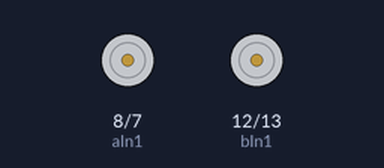
A sketch run on a simulated Arduino Uno, built with avr-gcc and run on an emulated ATmega328P. Shown: motor-driver pin pairs drawn as motors (green arrow = first pin HIGH = forward, orange = second pin HIGH = backward, longer = more drive, scaled by the enable pin).

Above: at 0.6 s.
At 39.0 s:
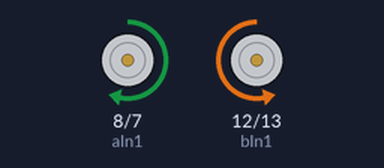
Timing chart, 0 to 53.3 s (numbered marks = the images above):
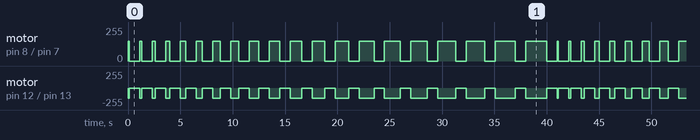

The sketch:

motorTest.ino
```cpp
int aPwm=9;
int aIn1=8;
int aIn2=7;

int bPwm=11;
int bIn1=12;
int bIn2=13;

int i;

void setup() {
  pinMode(aPwm, OUTPUT);
  pinMode(aIn1, OUTPUT);
  pinMode(aIn2, OUTPUT);
  pinMode(bPwm, OUTPUT);
  pinMode(bIn1, OUTPUT);
  pinMode(bIn2, OUTPUT);
}

void loop() {
  for (i=100 ; i<=2000 ; i+=100)
  {
    left(i);
    delay(1000);
  }

}

void Stop()
{
  digitalWrite(aIn1, LOW);
  digitalWrite(aIn2, LOW);
  digitalWrite(bIn1, LOW);
  digitalWrite(bIn2, LOW);
}

void left(int a)
{
  digitalWrite(aIn1, HIGH);
  digitalWrite(aIn2, LOW);
  analogWrite(aPwm, 150);  //Duty Cycle value range 0~255

  digitalWrite(bIn1, LOW);
  digitalWrite(bIn2, HIGH);
  analogWrite(bPwm, 150);
  delay(a);
  Stop();
}
```

Measured:
- by itself, motor on pin 8 (aIn1) / pin 7 (aIn2): moves between stopped and forward 150/255, repeating every 41.0 s
- by itself, motor on pin 12 (bIn1) / pin 13 (bIn2): moves between backward 150/255 and stopped, repeating every 41.0 s
